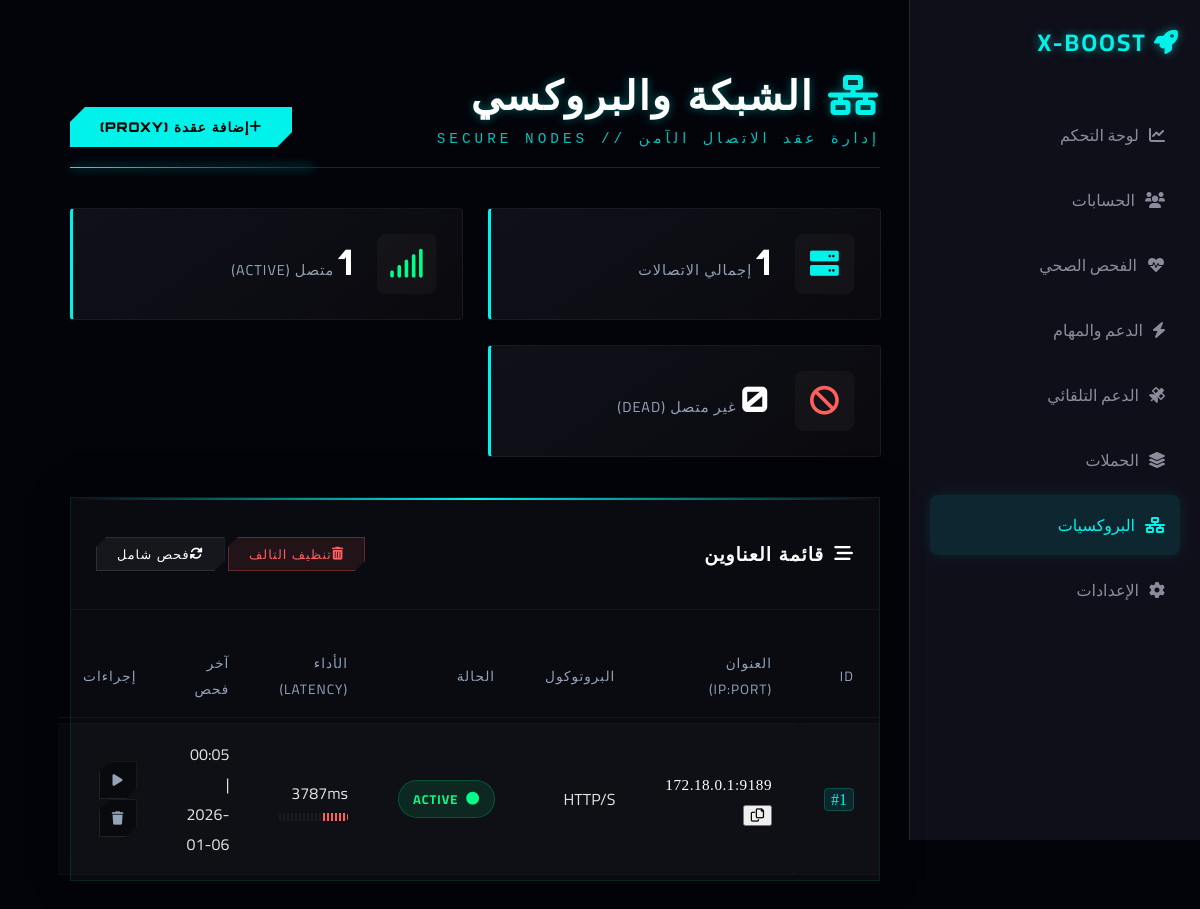
Screenshot of /proxies with the database file from the repository.
### models.py (models this page shows)
class Proxy(db.Model):
    id = db.Column(db.Integer, primary_key=True)
    proxy_string = db.Column(db.String(255), unique=True, nullable=False)
    status = db.Column(db.String(20), default='Active') # Active, Dead, Slow
    last_checked = db.Column(db.DateTime, nullable=True)
    response_time = db.Column(db.Integer, default=0) # ms
    created_at = db.Column(db.DateTime, default=datetime.utcnow)

### app.py (the view)
@app.route('/proxies')
def proxies():
    all_proxies = Proxy.query.all()
    total = len(all_proxies)
    active = sum(1 for p in all_proxies if p.status == 'Active')
    dead = sum(1 for p in all_proxies if p.status == 'Dead')
    return render_template('proxies.html', proxies=all_proxies,
                         total_proxies=total, active_proxies=active, dead_proxies=dead)

### templates/proxies.html (shortened to what this page needs)
{% extends "base.html" %}
{% block content %}
<link href="https://cdn.jsdelivr.net/npm/@sweetalert2/theme-dark@4/dark.css" rel="stylesheet">
<div class="cyber-container fade-in" dir="rtl">
    <div class="page-header decorative-line">
        <div class="header-content">
            <h1><i class="fas fa-network-wired pulse-icon"></i> <span class="glitch-text" data-text="الشبكة والبروكسي">الشبكة والبروكسي</span></h1>
            <p class="subtitle">إدارة عقد الاتصال الآمن // Secure Nodes</p>
        </div>
        <div class="header-actions">
            <button onclick="openAddProxyModal()" class="cyber-btn primary">
                <i class="fas fa-plus"></i> إضافة عقدة (Proxy)
            </button>
        </div>
    </div>
    <div class="stats-grid-simple">
        <div class="stat-box-modern" data-target="{{ total_proxies }}">
            <div class="icon-wrapper ops"><i class="fas fa-server"></i></div>
            <div class="stat-content">
                <span class="stat-value">{{ total_proxies }}</span>
                <span class="stat-label">إجمالي الاتصالات</span>
            </div>
        </div>
        <div class="stat-box-modern" data-target="{{ active_proxies }}">
            <div class="icon-wrapper like"><i class="fas fa-signal"></i></div>
            <div class="stat-content">
                <span class="stat-value">{{ active_proxies }}</span>
                <span class="stat-label">متصل (Active)</span>
            </div>
        </div>
        <div class="stat-box-modern" data-target="{{ dead_proxies }}">
            <div class="icon-wrapper check"><i class="fas fa-ban"></i></div>
            <div class="stat-content">
                <span class="stat-value">{{ dead_proxies }}</span>
                <span class="stat-label">غير متصل (Dead)</span>
            </div>
        </div>
    </div>
    <div class="main-dashboard">
        <div class="glass-panel text-glow" style="overflow: visible;">
            <div class="panel-header free-flow">
                <h3><i class="fas fa-stream"></i> قائمة العناوين</h3>
                <div class="panel-actions">
                    <button class="cyber-btn sm danger" onclick="deleteDeadProxies()">
                        <i class="fas fa-trash-alt"></i> تنظيف التالف
                    </button>
                    <button class="cyber-btn sm secondary" onclick="checkAllProxies()">
                        <i class="fas fa-sync-alt"></i> فحص شامل
                    </button>
                </div>
            </div>
            <div class="table-responsive custom-scrollbar">
                <table class="cyber-table modern">
                    <thead>
                        <tr>
                            <th>ID</th>
                            <th>العنوان (IP:Port)</th>
                            <th>البروتوكول</th>
                            <th>الحالة</th>
                            <th>الأداء (Latency)</th>
                            <th>آخر فحص</th>
                            <th>إجراءات</th>
                        </tr>
                    </thead>
                    <tbody>
                        {% for proxy in proxies %}
                        <tr class="proxy-row">
                            <td><span class="id-badge">#{{ proxy.id }}</span></td>
                            <td class="font-mono">
                                <span class="ip-addr">{{ proxy.proxy_string.split('@')[-1] if '@' in proxy.proxy_string else proxy.proxy_string }}</span>
                                <button class="copy-btn" onclick="copyToClipboard('{{ proxy.proxy_string }}')" title="نسخ العنوان">
                                    <i class="far fa-copy"></i>
                                </button>
                            </td>
                            <td><span class="chip">HTTP/S</span></td>
                            <td>
                                {% if proxy.status == 'Active' %}
                                    <span class="status-indicator online"><i class="fas fa-circle"></i> Active</span>
                                {% elif proxy.status == 'Dead' %}
                                    <span class="status-indicator offline"><i class="fas fa-times-circle"></i> Dead</span>
                                {% else %}
                                    <span class="status-indicator warning"><i class="fas fa-exclamation-circle"></i> {{ proxy.status }}</span>
                                {% endif %}
                            </td>
                            <td class="response-wrapper">
                                {% if proxy.response_time > 0 %}
                                    <div class="ping-text">{{ proxy.response_time }}ms</div>
                                    <div class="ping-bar">
                                        <div class="fill {% if proxy.response_time < 1000 %}bg-success{% elif proxy.response_time < 3000 %}bg-warning{% else %}bg-danger{% endif %}"
                                             style="width: {% if proxy.response_time < 1000 %}100%{% elif proxy.response_time < 3000 %}70%{% else %}40%{% endif %}"></div>
                                    </div>
                                {% else %}
                                    <span class="text-dim">--</span>
                                {% endif %}
                            </td>
                            <td class="text-dim text-sm">{{ proxy.last_checked.strftime('%H:%M | %Y-%m-%d') if proxy.last_checked else 'Never' }}</td>
                            <td>
                                <div class="action-group">
                                    <button class="action-btn" onclick="checkProxy({{ proxy.id }})" title="فحص الاتصال">
                                        <i class="fas fa-play"></i>
                                    </button>
                                    <button class="action-btn delete" onclick="deleteProxy({{ proxy.id }})" title="حذف">
                                        <i class="fas fa-trash"></i>
                                    </button>
                                </div>
                            </td>
                        </tr>
                        {% endfor %}
                    </tbody>
                </table>
            </div>
        </div>
    </div>
</div>
{% endblock %}

### static/style.css (style rules this page uses)
:root { --bg-dark: #0a0a12; --bg-panel: #13131f; --primary: #00f2ea; --secondary: #ff0055; --text-main: #ffffff; --text-muted: #8b8b9b; --accept: #00ff9d; --danger: #ff2a2a; }
body { margin: 0; padding: 0; font-family: 'Cairo', sans-serif; background-color: var(--bg-dark); color: var(--text-main); overflow-x: hidden; }
h1 { font-size: 32px; margin: 0; }
.stat-value { font-size: 36px; font-weight: bold; color: var(--text-main); }
.stat-label { color: var(--text-muted); }
table { width: 100%; border-collapse: collapse; margin-top: 20px; }
th, td { padding: 15px; text-align: right; border-bottom: 1px solid rgba(255, 255, 255, 0.05); }
th { color: var(--text-muted); font-weight: normal; }

### rows the page displays
Proxy: id "1", proxy_string "172.18.0.1:9189", status "Active" (drawn), response_time "3787", last_checked "00:05 | 2026-01-06"

### other values shown
{{ total_proxies }} "1"
{{ active_proxies }} "1"
{{ dead_proxies }} "0"
